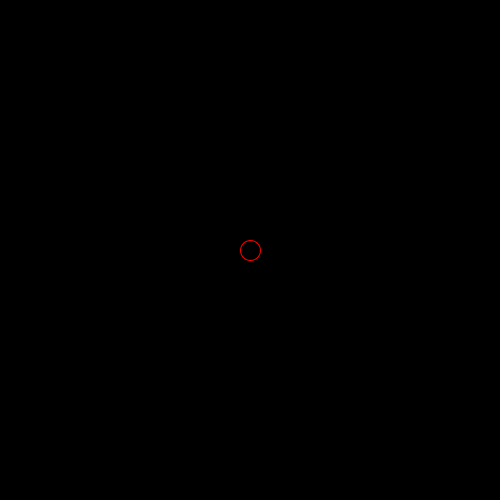
Frame 1 (no input)
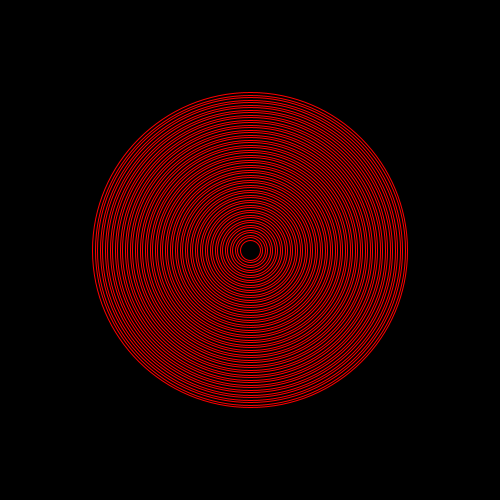
Frame 60 (the mouse pressed at the canvas centre just before this capture)
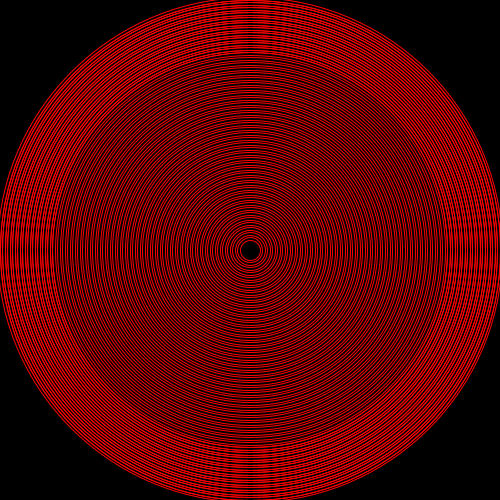
Frame 120 (the mouse held since frame 60 and released just before this capture)

The Processing sketch that drew these frames (run headless with seeded random() and noise(); from frame 60 on, the mouse is pressed at the canvas centre):

// Processing sketch: Conditionals_Ellipse_01
// ── Conditionals_Ellipse_01.pde
int ellipseWidth=20;
int diff=5;
color mycolor=color(255, 0, 0);
void setup() {
  size(500, 500);
  pixelDensity(2);
  noFill();
  stroke(mycolor);
  background(0);
}

void draw() {
  stroke(mycolor);
  ellipse(width/2, height/2, ellipseWidth, ellipseWidth);

  ellipseWidth+=diff;
  if (ellipseWidth>width) {
    diff*=-1;
  }
  if (ellipseWidth<=20) {
    diff*=-1;
    mycolor=color(random(255), random(255), random(255));
  }
}
